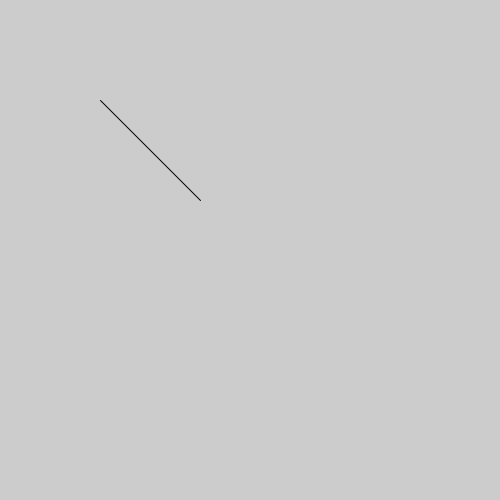
Frame 1 (no input)
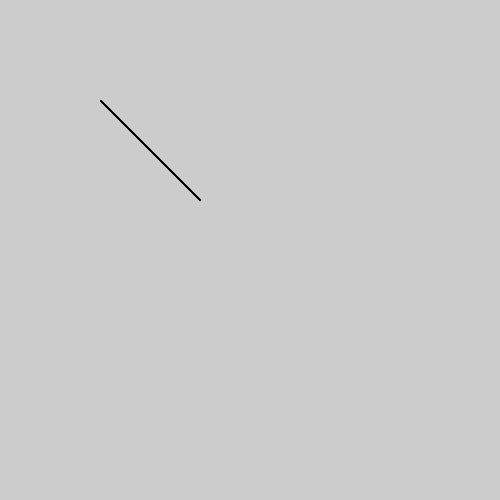
Frame 60 (the mouse pressed at the canvas centre just before this capture)
Frame 120 (the mouse held since frame 60 and released just before this capture): identical to frame 60, image omitted

The Processing sketch that drew these frames (run headless with seeded random() and noise(); from frame 60 on, the mouse is pressed at the canvas centre):

// Processing sketch: sim_01_02_line
// ── sim_01_02_line.pde
void setup() {
  size(500, 500);
}

void draw() {
  line(100, 100, 200, 200);
}
